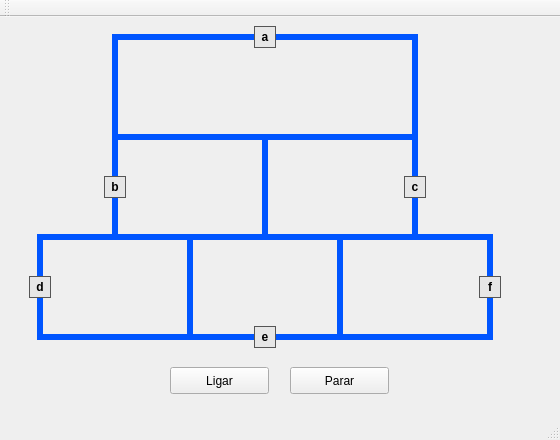
<?xml version="1.0" encoding="UTF-8"?>
<ui version="4.0">
 <class>MainWindow</class>
 <widget class="QMainWindow" name="MainWindow">
  <property name="geometry">
   <rect>
    <x>0</x>
    <y>0</y>
    <width>560</width>
    <height>440</height>
   </rect>
  </property>
  <property name="windowTitle">
   <string>MainWindow</string>
  </property>
  <widget class="QWidget" name="centralWidget">
   <widget class="QLabel" name="label_trilho_topo">
    <property name="geometry">
     <rect>
      <x>112</x>
      <y>17</y>
      <width>306</width>
      <height>6</height>
     </rect>
    </property>
    <property name="styleSheet">
     <string notr="true">QLabel { background: #0055ff}</string>
    </property>
    <property name="alignment">
     <set>Qt::AlignCenter</set>
    </property>
    <property name="text">
     <string/>
    </property>
   </widget>
   <widget class="QLabel" name="label_trilho_meio">
    <property name="geometry">
     <rect>
      <x>112</x>
      <y>117</y>
      <width>306</width>
      <height>6</height>
     </rect>
    </property>
    <property name="styleSheet">
     <string notr="true">QLabel { background: #0055ff}</string>
    </property>
    <property name="alignment">
     <set>Qt::AlignCenter</set>
    </property>
    <property name="text">
     <string/>
    </property>
   </widget>
   <widget class="QLabel" name="label_trilho_base_meio">
    <property name="geometry">
     <rect>
      <x>37</x>
      <y>217</y>
      <width>456</width>
      <height>6</height>
     </rect>
    </property>
    <property name="styleSheet">
     <string notr="true">QLabel { background: #0055ff}</string>
    </property>
    <property name="alignment">
     <set>Qt::AlignCenter</set>
    </property>
    <property name="text">
     <string/>
    </property>
   </widget>
   <widget class="QLabel" name="label_trilho_base">
    <property name="geometry">
     <rect>
      <x>37</x>
      <y>317</y>
      <width>456</width>
      <height>6</height>
     </rect>
    </property>
    <property name="styleSheet">
     <string notr="true">QLabel { background: #0055ff}</string>
    </property>
    <property name="alignment">
     <set>Qt::AlignCenter</set>
    </property>
    <property name="text">
     <string/>
    </property>
   </widget>
   <widget class="QLabel" name="label_trilho_esq_topo">
    <property name="geometry">
     <rect>
      <x>112</x>
      <y>17</y>
      <width>6</width>
      <height>206</height>
     </rect>
    </property>
    <property name="styleSheet">
     <string notr="true">QLabel { background: #0055ff}</string>
    </property>
    <property name="alignment">
     <set>Qt::AlignCenter</set>
    </property>
    <property name="text">
     <string/>
    </property>
   </widget>
   <widget class="QLabel" name="label_trilho_dir_topo">
    <property name="geometry">
     <rect>
      <x>412</x>
      <y>17</y>
      <width>6</width>
      <height>206</height>
     </rect>
    </property>
    <property name="styleSheet">
     <string notr="true">QLabel { background: #0055ff}</string>
    </property>
    <property name="alignment">
     <set>Qt::AlignCenter</set>
    </property>
    <property name="text">
     <string/>
    </property>
   </widget>
   <widget class="QLabel" name="label_trilho_div_meio">
    <property name="geometry">
     <rect>
      <x>262</x>
      <y>117</y>
      <width>6</width>
      <height>106</height>
     </rect>
    </property>
    <property name="styleSheet">
     <string notr="true">QLabel { background: #0055ff}</string>
    </property>
    <property name="alignment">
     <set>Qt::AlignCenter</set>
    </property>
    <property name="text">
     <string/>
    </property>
   </widget>
   <widget class="QLabel" name="label_trilho_b1">
    <property name="geometry">
     <rect>
      <x>37</x>
      <y>217</y>
      <width>6</width>
      <height>106</height>
     </rect>
    </property>
    <property name="styleSheet">
     <string notr="true">QLabel { background: #0055ff}</string>
    </property>
    <property name="alignment">
     <set>Qt::AlignCenter</set>
    </property>
    <property name="text">
     <string/>
    </property>
   </widget>
   <widget class="QLabel" name="label_trilho_b2">
    <property name="geometry">
     <rect>
      <x>187</x>
      <y>217</y>
      <width>6</width>
      <height>106</height>
     </rect>
    </property>
    <property name="styleSheet">
     <string notr="true">QLabel { background: #0055ff}</string>
    </property>
    <property name="alignment">
     <set>Qt::AlignCenter</set>
    </property>
    <property name="text">
     <string/>
    </property>
   </widget>
   <widget class="QLabel" name="label_trilho_b3">
    <property name="geometry">
     <rect>
      <x>337</x>
      <y>217</y>
      <width>6</width>
      <height>106</height>
     </rect>
    </property>
    <property name="styleSheet">
     <string notr="true">QLabel { background: #0055ff}</string>
    </property>
    <property name="alignment">
     <set>Qt::AlignCenter</set>
    </property>
    <property name="text">
     <string/>
    </property>
   </widget>
   <widget class="QLabel" name="label_trilho_b4">
    <property name="geometry">
     <rect>
      <x>487</x>
      <y>217</y>
      <width>6</width>
      <height>106</height>
     </rect>
    </property>
    <property name="styleSheet">
     <string notr="true">QLabel { background: #0055ff}</string>
    </property>
    <property name="alignment">
     <set>Qt::AlignCenter</set>
    </property>
    <property name="text">
     <string/>
    </property>
   </widget>
   <widget class="QLabel" name="label_trem1">
    <property name="geometry">
     <rect>
      <x>254</x>
      <y>9</y>
      <width>22</width>
      <height>22</height>
     </rect>
    </property>
    <property name="styleSheet">
     <string notr="true">QLabel { background: #e6e6e6; border: 1px solid #555; font-weight: bold}</string>
    </property>
    <property name="alignment">
     <set>Qt::AlignCenter</set>
    </property>
    <property name="text">
     <string>a</string>
    </property>
   </widget>
   <widget class="QLabel" name="label_trem2">
    <property name="geometry">
     <rect>
      <x>104</x>
      <y>159</y>
      <width>22</width>
      <height>22</height>
     </rect>
    </property>
    <property name="styleSheet">
     <string notr="true">QLabel { background: #e6e6e6; border: 1px solid #555; font-weight: bold}</string>
    </property>
    <property name="alignment">
     <set>Qt::AlignCenter</set>
    </property>
    <property name="text">
     <string>b</string>
    </property>
   </widget>
   <widget class="QLabel" name="label_trem3">
    <property name="geometry">
     <rect>
      <x>404</x>
      <y>159</y>
      <width>22</width>
      <height>22</height>
     </rect>
    </property>
    <property name="styleSheet">
     <string notr="true">QLabel { background: #e6e6e6; border: 1px solid #555; font-weight: bold}</string>
    </property>
    <property name="alignment">
     <set>Qt::AlignCenter</set>
    </property>
    <property name="text">
     <string>c</string>
    </property>
   </widget>
   <widget class="QLabel" name="label_trem4">
    <property name="geometry">
     <rect>
      <x>29</x>
      <y>259</y>
      <width>22</width>
      <height>22</height>
     </rect>
    </property>
    <property name="styleSheet">
     <string notr="true">QLabel { background: #e6e6e6; border: 1px solid #555; font-weight: bold}</string>
    </property>
    <property name="alignment">
     <set>Qt::AlignCenter</set>
    </property>
    <property name="text">
     <string>d</string>
    </property>
   </widget>
   <widget class="QLabel" name="label_trem5">
    <property name="geometry">
     <rect>
      <x>254</x>
      <y>309</y>
      <width>22</width>
      <height>22</height>
     </rect>
    </property>
    <property name="styleSheet">
     <string notr="true">QLabel { background: #e6e6e6; border: 1px solid #555; font-weight: bold}</string>
    </property>
    <property name="alignment">
     <set>Qt::AlignCenter</set>
    </property>
    <property name="text">
     <string>e</string>
    </property>
   </widget>
   <widget class="QLabel" name="label_trem6">
    <property name="geometry">
     <rect>
      <x>479</x>
      <y>259</y>
      <width>22</width>
      <height>22</height>
     </rect>
    </property>
    <property name="styleSheet">
     <string notr="true">QLabel { background: #e6e6e6; border: 1px solid #555; font-weight: bold}</string>
    </property>
    <property name="alignment">
     <set>Qt::AlignCenter</set>
    </property>
    <property name="text">
     <string>f</string>
    </property>
   </widget>

   <widget class="QPushButton" name="pushButton">
    <property name="geometry">
     <rect>
      <x>170</x>
      <y>350</y>
      <width>99</width>
      <height>27</height>
     </rect>
    </property>
    <property name="text">
     <string>Ligar</string>
    </property>
   </widget>
   <widget class="QPushButton" name="pushButton_2">
    <property name="geometry">
     <rect>
      <x>290</x>
      <y>350</y>
      <width>99</width>
      <height>27</height>
     </rect>
    </property>
    <property name="text">
     <string>Parar</string>
    </property>
   </widget>
   <zorder>label_trilho_topo</zorder>
   <zorder>label_trilho_meio</zorder>
   <zorder>label_trilho_base_meio</zorder>
   <zorder>label_trilho_base</zorder>
   <zorder>label_trilho_esq_topo</zorder>
   <zorder>label_trilho_dir_topo</zorder>
   <zorder>label_trilho_div_meio</zorder>
   <zorder>label_trilho_b1</zorder>
   <zorder>label_trilho_b2</zorder>
   <zorder>label_trilho_b3</zorder>
   <zorder>label_trilho_b4</zorder>
   <zorder>label_trem1</zorder>
   <zorder>label_trem2</zorder>
   <zorder>label_trem3</zorder>
   <zorder>label_trem4</zorder>
   <zorder>label_trem5</zorder>
   <zorder>label_trem6</zorder>
   <zorder>pushButton</zorder>
   <zorder>pushButton_2</zorder>
  </widget>
  <widget class="QMenuBar" name="menuBar">
   <property name="geometry">
    <rect>
     <x>0</x>
     <y>0</y>
     <width>560</width>
     <height>22</height>
    </rect>
   </property>
  </widget>
  <widget class="QToolBar" name="mainToolBar">
   <attribute name="toolBarArea">
    <enum>TopToolBarArea</enum>
   </attribute>
   <attribute name="toolBarBreak">
    <bool>false</bool>
   </attribute>
  </widget>
  <widget class="QStatusBar" name="statusBar"/>
 </widget>
 <layoutdefault spacing="6" margin="11"/>
 <resources/>
 <connections/>
</ui>
